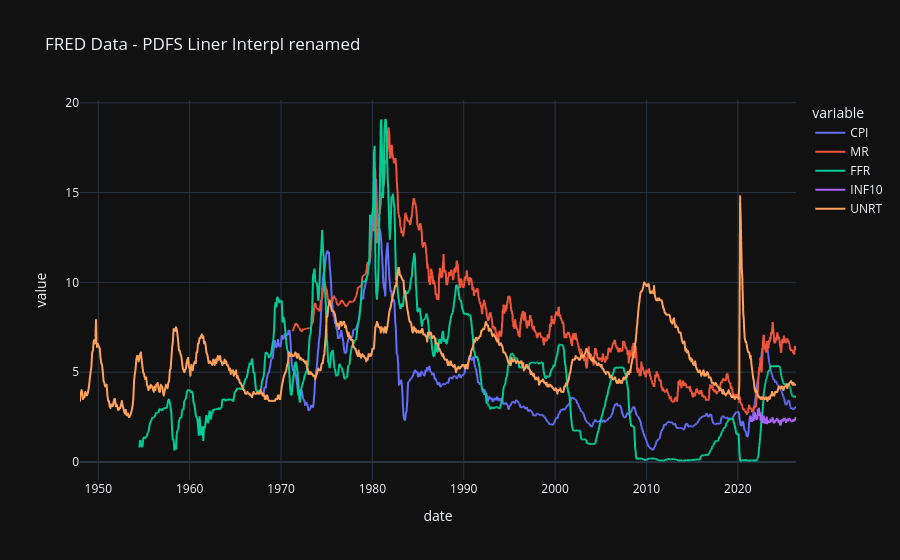

Source (notebook cell):
### Code cell
pdfs_interpl_renamed.plot(title = 'FRED Data - PDFS Liner Interpl renamed')

### Figure 1 — Plotly figure (JSON) as saved in the notebook; plotly's stock layout.template omitted (floating-point values rounded to 4 significant figures; data arrays with more than 128 entries replaced by an {"elided": "..."} marker saying what was removed)
{"data": [{"hovertemplate": "variable=CPI<br>date=%{x}<br>value=%{y}<extra></extra>", "legendgroup": "CPI", "line": {"color": "#636efa", "dash": "solid"}, "marker": {"symbol": "circle"}, "mode": "lines", "name": "CPI", "showlegend": true, "type": "scattergl", "x": {"elided": "4739 str values"}, "xaxis": "x", "y": {"elided": "4739 float values"}, "yaxis": "y"}, {"hovertemplate": "variable=MR<br>date=%{x}<br>value=%{y}<extra></extra>", "legendgroup": "MR", "line": {"color": "#EF553B", "dash": "solid"}, "marker": {"symbol": "circle"}, "mode": "lines", "name": "MR", "showlegend": true, "type": "scattergl", "x": {"elided": "4739 str values"}, "xaxis": "x", "y": {"elided": "4739 float values"}, "yaxis": "y"}, {"hovertemplate": "variable=FFR<br>date=%{x}<br>value=%{y}<extra></extra>", "legendgroup": "FFR", "line": {"color": "#00cc96", "dash": "solid"}, "marker": {"symbol": "circle"}, "mode": "lines", "name": "FFR", "showlegend": true, "type": "scattergl", "x": {"elided": "4739 str values"}, "xaxis": "x", "y": {"elided": "4739 float values"}, "yaxis": "y"}, {"hovertemplate": "variable=INF10<br>date=%{x}<br>value=%{y}<extra></extra>", "legendgroup": "INF10", "line": {"color": "#ab63fa", "dash": "solid"}, "marker": {"symbol": "circle"}, "mode": "lines", "name": "INF10", "showlegend": true, "type": "scattergl", "x": {"elided": "4739 str values"}, "xaxis": "x", "y": {"elided": "4739 float values"}, "yaxis": "y"}, {"hovertemplate": "variable=UNRT<br>date=%{x}<br>value=%{y}<extra></extra>", "legendgroup": "UNRT", "line": {"color": "#FFA15A", "dash": "solid"}, "marker": {"symbol": "circle"}, "mode": "lines", "name": "UNRT", "showlegend": true, "type": "scattergl", "x": {"elided": "4739 str values"}, "xaxis": "x", "y": {"elided": "4739 float values"}, "yaxis": "y"}], "layout": {"legend": {"title": {"text": "variable"}, "tracegroupgap": 0}, "title": {"text": "FRED Data - PDFS Liner Interpl renamed"}, "xaxis": {"anchor": "y", "domain": [0, 1], "title": {"text": "date"}}, "yaxis": {"anchor": "x", "domain": [0, 1], "title": {"text": "value"}}}}
